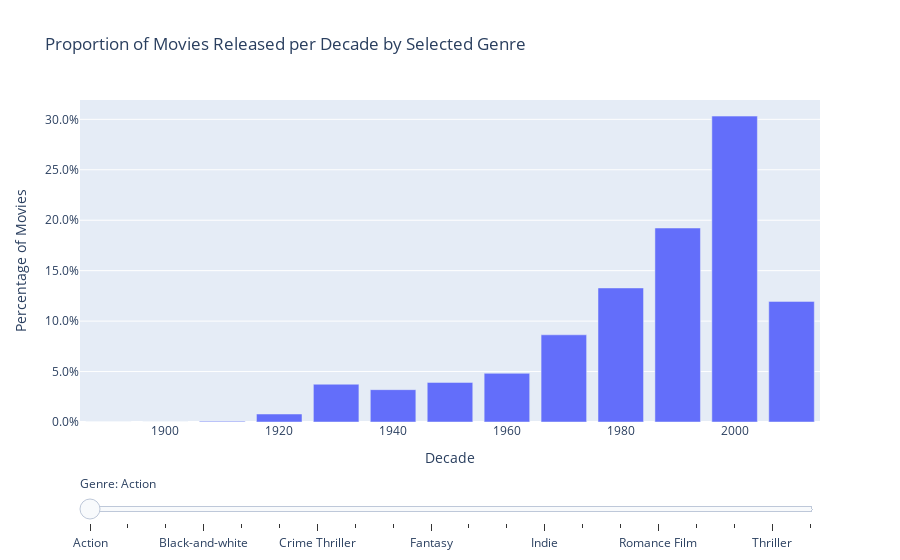

Source (notebook cell):
### Markdown cell above
## COMMENTER

### Code cell
ig = go.Figure()

for genre in movies_per_decade_genres_20_percentage.index:
    fig.add_trace(go.Bar(
        x=movies_per_decade_genres_20_percentage.columns,  # Decades
        y=movies_per_decade_genres_20_percentage.loc[genre],  # Percentage values for each decade
        name=genre,
        visible=False  
    ))

fig.data[0].visible = True

# Create the slider steps for each genre
steps = []
for i, genre in enumerate(movies_per_decade_genres_20_percentage.index):
    step = dict(
        method="update",
        args=[{"visible": [False] * len(fig.data)}],  
        label=genre
    )
    step["args"][0]["visible"][i] = True  
    steps.append(step)

# Create slider
sliders = [dict(
    active=0,
    currentvalue={"prefix": "Genre: "},
    pad={"t": 50},
    steps=steps
)]

# Update the layout to include the slider
fig.update_layout(
    sliders=sliders,
    title='Proportion of Movies Released per Decade by Selected Genre',
    xaxis_title='Decade',
    yaxis_title='Percentage of Movies',
    yaxis=dict(tickformat=".1%"),
    barmode='group'
)

# Show the plot
fig.show()

### Figure 1 — Plotly figure (JSON) as saved in the notebook; plotly's stock layout.template omitted (floating-point values rounded to 4 significant figures)
{"data": [{"name": "Action", "type": "bar", "visible": true, "x": [1890, 1900, 1910, 1920, 1930, 1940, 1950, 1960, 1970, 1980, 1990, 2000, 2010], "y": [0, 0, 0.0007202, 0.007922, 0.03745, 0.03205, 0.03925, 0.04825, 0.08642, 0.1329, 0.1923, 0.3032, 0.1196]}, {"name": "Action/Adventure", "type": "bar", "visible": false, "x": [1890, 1900, 1910, 1920, 1930, 1940, 1950, 1960, 1970, 1980, 1990, 2000, 2010], "y": [0, 0, 0.0009447, 0.01228, 0.03732, 0.03118, 0.05432, 0.0581, 0.09447, 0.1497, 0.1828, 0.3089, 0.06991]}, {"name": "Adventure", "type": "bar", "visible": false, "x": [1890, 1900, 1910, 1920, 1930, 1940, 1950, 1960, 1970, 1980, 1990, 2000, 2010], "y": [0, 0, 0.009361, 0.01156, 0.06333, 0.05562, 0.06553, 0.06718, 0.08095, 0.1421, 0.1724, 0.2517, 0.0804]}, {"name": "Black-and-white", "type": "bar", "visible": false, "x": [1890, 1900, 1910, 1920, 1930, 1940, 1950, 1960, 1970, 1980, 1990, 2000, 2010], "y": [0, 0.01681, 0.08533, 0.1176, 0.287, 0.2767, 0.1241, 0.06399, 0.00905, 0.004525, 0.005818, 0.006464, 0.002586]}, {"name": "Comedy", "type": "bar", "visible": false, "x": [1890, 1900, 1910, 1920, 1930, 1940, 1950, 1960, 1970, 1980, 1990, 2000, 2010], "y": [0, 0, 0.0042, 0.0102, 0.0396, 0.05281, 0.0378, 0.05611, 0.06091, 0.1362, 0.213, 0.3234, 0.06571]}, {"name": "Crime Fiction", "type": "bar", "visible": false, "x": [1890, 1900, 1910, 1920, 1930, 1940, 1950, 1960, 1970, 1980, 1990, 2000, 2010], "y": [0, 0, 0, 0.01722, 0.03625, 0.06751, 0.06525, 0.03942, 0.08881, 0.1137, 0.203, 0.3068, 0.06208]}, {"name": "Crime Thriller", "type": "bar", "visible": false, "x": [1890, 1900, 1910, 1920, 1930, 1940, 1950, 1960, 1970, 1980, 1990, 2000, 2010], "y": [0, 0, 0, 0.003693, 0.02585, 0.07387, 0.05263, 0.02955, 0.07664, 0.1108, 0.2244, 0.3573, 0.04524]}, {"name": "Drama", "type": "bar", "visible": false, "x": [1890, 1900, 1910, 1920, 1930, 1940, 1950, 1960, 1970, 1980, 1990, 2000, 2010], "y": [0.0005731, 0.004728, 0.02006, 0.02307, 0.048, 0.06734, 0.07322, 0.06047, 0.08225, 0.1039, 0.1648, 0.2777, 0.07394]}, {"name": "Family Film", "type": "bar", "visible": false, "x": [1890, 1900, 1910, 1920, 1930, 1940, 1950, 1960, 1970, 1980, 1990, 2000, 2010], "y": [0, 0.0007698, 0.0007698, 0.006159, 0.04927, 0.05928, 0.07698, 0.07082, 0.05774, 0.144, 0.2279, 0.2525, 0.05389]}, {"name": "Fantasy", "type": "bar", "visible": false, "x": [1890, 1900, 1910, 1920, 1930, 1940, 1950, 1960, 1970, 1980, 1990, 2000, 2010], "y": [0, 0.0064, 0.0176, 0.0136, 0.0304, 0.0464, 0.0424, 0.036, 0.0536, 0.1544, 0.216, 0.3064, 0.0768]}, {"name": "Film adaptation", "type": "bar", "visible": false, "x": [1890, 1900, 1910, 1920, 1930, 1940, 1950, 1960, 1970, 1980, 1990, 2000, 2010], "y": [0, 0, 0, 0.01538, 0.06878, 0.06244, 0.06968, 0.07964, 0.1095, 0.09864, 0.1919, 0.2751, 0.02896]}, {"name": "Horror", "type": "bar", "visible": false, "x": [1890, 1900, 1910, 1920, 1930, 1940, 1950, 1960, 1970, 1980, 1990, 2000, 2010], "y": [0, 0.0009234, 0.004617, 0.009695, 0.03924, 0.02585, 0.04386, 0.05402, 0.1159, 0.1639, 0.1302, 0.3259, 0.08587]}, {"name": "Indie", "type": "bar", "visible": false, "x": [1890, 1900, 1910, 1920, 1930, 1940, 1950, 1960, 1970, 1980, 1990, 2000, 2010], "y": [0, 0.01608, 0.06752, 0.07974, 0.001929, 0.0006431, 0.007717, 0.02765, 0.06109, 0.1338, 0.1955, 0.3698, 0.03859]}, {"name": "Mystery", "type": "bar", "visible": false, "x": [1890, 1900, 1910, 1920, 1930, 1940, 1950, 1960, 1970, 1980, 1990, 2000, 2010], "y": [0, 0, 0, 0.01276, 0.06306, 0.1051, 0.05781, 0.04354, 0.09234, 0.1104, 0.1464, 0.3041, 0.06456]}, {"name": "Period piece", "type": "bar", "visible": false, "x": [1890, 1900, 1910, 1920, 1930, 1940, 1950, 1960, 1970, 1980, 1990, 2000, 2010], "y": [0, 0, 0, 0.002268, 0.02381, 0.02381, 0.03061, 0.02268, 0.1111, 0.09524, 0.263, 0.3855, 0.04195]}, {"name": "Romance Film", "type": "bar", "visible": false, "x": [1890, 1900, 1910, 1920, 1930, 1940, 1950, 1960, 1970, 1980, 1990, 2000, 2010], "y": [0, 0.001998, 0.004794, 0.01358, 0.05793, 0.07111, 0.07431, 0.05553, 0.05154, 0.09708, 0.1906, 0.3108, 0.07072]}, {"name": "Romantic drama", "type": "bar", "visible": false, "x": [1890, 1900, 1910, 1920, 1930, 1940, 1950, 1960, 1970, 1980, 1990, 2000, 2010], "y": [0, 0, 0, 0.01303, 0.04409, 0.06713, 0.06713, 0.0491, 0.05511, 0.1092, 0.2134, 0.3357, 0.04609]}, {"name": "Science Fiction", "type": "bar", "visible": false, "x": [1890, 1900, 1910, 1920, 1930, 1940, 1950, 1960, 1970, 1980, 1990, 2000, 2010], "y": [0, 0, 0.005038, 0.007557, 0.01595, 0.01511, 0.06549, 0.0445, 0.09152, 0.1881, 0.1629, 0.3107, 0.0932]}, {"name": "Thriller", "type": "bar", "visible": false, "x": [1890, 1900, 1910, 1920, 1930, 1940, 1950, 1960, 1970, 1980, 1990, 2000, 2010], "y": [0, 0, 0.0008056, 0.003491, 0.02041, 0.0478, 0.04055, 0.03706, 0.08136, 0.1155, 0.1915, 0.3555, 0.1061]}, {"name": "World cinema", "type": "bar", "visible": false, "x": [1890, 1900, 1910, 1920, 1930, 1940, 1950, 1960, 1970, 1980, 1990, 2000, 2010], "y": [0, 0, 0.0009208, 0.006446, 0.007366, 0.02026, 0.02947, 0.05709, 0.07459, 0.1169, 0.1667, 0.4779, 0.04236]}, {"name": "Action", "type": "bar", "visible": false, "x": [1890, 1900, 1910, 1920, 1930, 1940, 1950, 1960, 1970, 1980, 1990, 2000, 2010], "y": [0, 0, 0.0007202, 0.007922, 0.03745, 0.03205, 0.03925, 0.04825, 0.08642, 0.1329, 0.1923, 0.3032, 0.1196]}, {"name": "Action/Adventure", "type": "bar", "visible": false, "x": [1890, 1900, 1910, 1920, 1930, 1940, 1950, 1960, 1970, 1980, 1990, 2000, 2010], "y": [0, 0, 0.0009447, 0.01228, 0.03732, 0.03118, 0.05432, 0.0581, 0.09447, 0.1497, 0.1828, 0.3089, 0.06991]}, {"name": "Adventure", "type": "bar", "visible": false, "x": [1890, 1900, 1910, 1920, 1930, 1940, 1950, 1960, 1970, 1980, 1990, 2000, 2010], "y": [0, 0, 0.009361, 0.01156, 0.06333, 0.05562, 0.06553, 0.06718, 0.08095, 0.1421, 0.1724, 0.2517, 0.0804]}, {"name": "Black-and-white", "type": "bar", "visible": false, "x": [1890, 1900, 1910, 1920, 1930, 1940, 1950, 1960, 1970, 1980, 1990, 2000, 2010], "y": [0, 0.01681, 0.08533, 0.1176, 0.287, 0.2767, 0.1241, 0.06399, 0.00905, 0.004525, 0.005818, 0.006464, 0.002586]}, {"name": "Comedy", "type": "bar", "visible": false, "x": [1890, 1900, 1910, 1920, 1930, 1940, 1950, 1960, 1970, 1980, 1990, 2000, 2010], "y": [0, 0, 0.0042, 0.0102, 0.0396, 0.05281, 0.0378, 0.05611, 0.06091, 0.1362, 0.213, 0.3234, 0.06571]}, {"name": "Crime Fiction", "type": "bar", "visible": false, "x": [1890, 1900, 1910, 1920, 1930, 1940, 1950, 1960, 1970, 1980, 1990, 2000, 2010], "y": [0, 0, 0, 0.01722, 0.03625, 0.06751, 0.06525, 0.03942, 0.08881, 0.1137, 0.203, 0.3068, 0.06208]}, {"name": "Crime Thriller", "type": "bar", "visible": false, "x": [1890, 1900, 1910, 1920, 1930, 1940, 1950, 1960, 1970, 1980, 1990, 2000, 2010], "y": [0, 0, 0, 0.003693, 0.02585, 0.07387, 0.05263, 0.02955, 0.07664, 0.1108, 0.2244, 0.3573, 0.04524]}, {"name": "Drama", "type": "bar", "visible": false, "x": [1890, 1900, 1910, 1920, 1930, 1940, 1950, 1960, 1970, 1980, 1990, 2000, 2010], "y": [0.0005731, 0.004728, 0.02006, 0.02307, 0.048, 0.06734, 0.07322, 0.06047, 0.08225, 0.1039, 0.1648, 0.2777, 0.07394]}, {"name": "Family Film", "type": "bar", "visible": false, "x": [1890, 1900, 1910, 1920, 1930, 1940, 1950, 1960, 1970, 1980, 1990, 2000, 2010], "y": [0, 0.0007698, 0.0007698, 0.006159, 0.04927, 0.05928, 0.07698, 0.07082, 0.05774, 0.144, 0.2279, 0.2525, 0.05389]}, {"name": "Fantasy", "type": "bar", "visible": false, "x": [1890, 1900, 1910, 1920, 1930, 1940, 1950, 1960, 1970, 1980, 1990, 2000, 2010], "y": [0, 0.0064, 0.0176, 0.0136, 0.0304, 0.0464, 0.0424, 0.036, 0.0536, 0.1544, 0.216, 0.3064, 0.0768]}, {"name": "Film adaptation", "type": "bar", "visible": false, "x": [1890, 1900, 1910, 1920, 1930, 1940, 1950, 1960, 1970, 1980, 1990, 2000, 2010], "y": [0, 0, 0, 0.01538, 0.06878, 0.06244, 0.06968, 0.07964, 0.1095, 0.09864, 0.1919, 0.2751, 0.02896]}, {"name": "Horror", "type": "bar", "visible": false, "x": [1890, 1900, 1910, 1920, 1930, 1940, 1950, 1960, 1970, 1980, 1990, 2000, 2010], "y": [0, 0.0009234, 0.004617, 0.009695, 0.03924, 0.02585, 0.04386, 0.05402, 0.1159, 0.1639, 0.1302, 0.3259, 0.08587]}, {"name": "Indie", "type": "bar", "visible": false, "x": [1890, 1900, 1910, 1920, 1930, 1940, 1950, 1960, 1970, 1980, 1990, 2000, 2010], "y": [0, 0.01608, 0.06752, 0.07974, 0.001929, 0.0006431, 0.007717, 0.02765, 0.06109, 0.1338, 0.1955, 0.3698, 0.03859]}, {"name": "Mystery", "type": "bar", "visible": false, "x": [1890, 1900, 1910, 1920, 1930, 1940, 1950, 1960, 1970, 1980, 1990, 2000, 2010], "y": [0, 0, 0, 0.01276, 0.06306, 0.1051, 0.05781, 0.04354, 0.09234, 0.1104, 0.1464, 0.3041, 0.06456]}, {"name": "Period piece", "type": "bar", "visible": false, "x": [1890, 1900, 1910, 1920, 1930, 1940, 1950, 1960, 1970, 1980, 1990, 2000, 2010], "y": [0, 0, 0, 0.002268, 0.02381, 0.02381, 0.03061, 0.02268, 0.1111, 0.09524, 0.263, 0.3855, 0.04195]}, {"name": "Romance Film", "type": "bar", "visible": false, "x": [1890, 1900, 1910, 1920, 1930, 1940, 1950, 1960, 1970, 1980, 1990, 2000, 2010], "y": [0, 0.001998, 0.004794, 0.01358, 0.05793, 0.07111, 0.07431, 0.05553, 0.05154, 0.09708, 0.1906, 0.3108, 0.07072]}, {"name": "Romantic drama", "type": "bar", "visible": false, "x": [1890, 1900, 1910, 1920, 1930, 1940, 1950, 1960, 1970, 1980, 1990, 2000, 2010], "y": [0, 0, 0, 0.01303, 0.04409, 0.06713, 0.06713, 0.0491, 0.05511, 0.1092, 0.2134, 0.3357, 0.04609]}, {"name": "Science Fiction", "type": "bar", "visible": false, "x": [1890, 1900, 1910, 1920, 1930, 1940, 1950, 1960, 1970, 1980, 1990, 2000, 2010], "y": [0, 0, 0.005038, 0.007557, 0.01595, 0.01511, 0.06549, 0.0445, 0.09152, 0.1881, 0.1629, 0.3107, 0.0932]}, {"name": "Thriller", "type": "bar", "visible": false, "x": [1890, 1900, 1910, 1920, 1930, 1940, 1950, 1960, 1970, 1980, 1990, 2000, 2010], "y": [0, 0, 0.0008056, 0.003491, 0.02041, 0.0478, 0.04055, 0.03706, 0.08136, 0.1155, 0.1915, 0.3555, 0.1061]}, {"name": "World cinema", "type": "bar", "visible": false, "x": [1890, 1900, 1910, 1920, 1930, 1940, 1950, 1960, 1970, 1980, 1990, 2000, 2010], "y": [0, 0, 0.0009208, 0.006446, 0.007366, 0.02026, 0.02947, 0.05709, 0.07459, 0.1169, 0.1667, 0.4779, 0.04236]}], "layout": {"barmode": "group", "sliders": [{"active": 0, "currentvalue": {"prefix": "Genre: "}, "pad": {"t": 50}, "steps": [{"args": [{"visible": [true, false, false, false, false, false, false, false, false, false, false, false, false, false, false, false, false, false, false, false, false, false, false, false, false, false, false, false, false, false, false, false, false, false, false, false, false, false, false, false]}], "label": "Action", "method": "update"}, {"args": [{"visible": [false, true, false, false, false, false, false, false, false, false, false, false, false, false, false, false, false, false, false, false, false, false, false, false, false, false, false, false, false, false, false, false, false, false, false, false, false, false, false, false]}], "label": "Action/Adventure", "method": "update"}, {"args": [{"visible": [false, false, true, false, false, false, false, false, false, false, false, false, false, false, false, false, false, false, false, false, false, false, false, false, false, false, false, false, false, false, false, false, false, false, false, false, false, false, false, false]}], "label": "Adventure", "method": "update"}, {"args": [{"visible": [false, false, false, true, false, false, false, false, false, false, false, false, false, false, false, false, false, false, false, false, false, false, false, false, false, false, false, false, false, false, false, false, false, false, false, false, false, false, false, false]}], "label": "Black-and-white", "method": "update"}, {"args": [{"visible": [false, false, false, false, true, false, false, false, false, false, false, false, false, false, false, false, false, false, false, false, false, false, false, false, false, false, false, false, false, false, false, false, false, false, false, false, false, false, false, false]}], "label": "Comedy", "method": "update"}, {"args": [{"visible": [false, false, false, false, false, true, false, false, false, false, false, false, false, false, false, false, false, false, false, false, false, false, false, false, false, false, false, false, false, false, false, false, false, false, false, false, false, false, false, false]}], "label": "Crime Fiction", "method": "update"}, {"args": [{"visible": [false, false, false, false, false, false, true, false, false, false, false, false, false, false, false, false, false, false, false, false, false, false, false, false, false, false, false, false, false, false, false, false, false, false, false, false, false, false, false, false]}], "label": "Crime Thriller", "method": "update"}, {"args": [{"visible": [false, false, false, false, false, false, false, true, false, false, false, false, false, false, false, false, false, false, false, false, false, false, false, false, false, false, false, false, false, false, false, false, false, false, false, false, false, false, false, false]}], "label": "Drama", "method": "update"}, {"args": [{"visible": [false, false, false, false, false, false, false, false, true, false, false, false, false, false, false, false, false, false, false, false, false, false, false, false, false, false, false, false, false, false, false, false, false, false, false, false, false, false, false, false]}], "label": "Family Film", "method": "update"}, {"args": [{"visible": [false, false, false, false, false, false, false, false, false, true, false, false, false, false, false, false, false, false, false, false, false, false, false, false, false, false, false, false, false, false, false, false, false, false, false, false, false, false, false, false]}], "label": "Fantasy", "method": "update"}, {"args": [{"visible": [false, false, false, false, false, false, false, false, false, false, true, false, false, false, false, false, false, false, false, false, false, false, false, false, false, false, false, false, false, false, false, false, false, false, false, false, false, false, false, false]}], "label": "Film adaptation", "method": "update"}, {"args": [{"visible": [false, false, false, false, false, false, false, false, false, false, false, true, false, false, false, false, false, false, false, false, false, false, false, false, false, false, false, false, false, false, false, false, false, false, false, false, false, false, false, false]}], "label": "Horror", "method": "update"}, {"args": [{"visible": [false, false, false, false, false, false, false, false, false, false, false, false, true, false, false, false, false, false, false, false, false, false, false, false, false, false, false, false, false, false, false, false, false, false, false, false, false, false, false, false]}], "label": "Indie", "method": "update"}, {"args": [{"visible": [false, false, false, false, false, false, false, false, false, false, false, false, false, true, false, false, false, false, false, false, false, false, false, false, false, false, false, false, false, false, false, false, false, false, false, false, false, false, false, false]}], "label": "Mystery", "method": "update"}, {"args": [{"visible": [false, false, false, false, false, false, false, false, false, false, false, false, false, false, true, false, false, false, false, false, false, false, false, false, false, false, false, false, false, false, false, false, false, false, false, false, false, false, false, false]}], "label": "Period piece", "method": "update"}, {"args": [{"visible": [false, false, false, false, false, false, false, false, false, false, false, false, false, false, false, true, false, false, false, false, false, false, false, false, false, false, false, false, false, false, false, false, false, false, false, false, false, false, false, false]}], "label": "Romance Film", "method": "update"}, {"args": [{"visible": [false, false, false, false, false, false, false, false, false, false, false, false, false, false, false, false, true, false, false, false, false, false, false, false, false, false, false, false, false, false, false, false, false, false, false, false, false, false, false, false]}], "label": "Romantic drama", "method": "update"}, {"args": [{"visible": [false, false, false, false, false, false, false, false, false, false, false, false, false, false, false, false, false, true, false, false, false, false, false, false, false, false, false, false, false, false, false, false, false, false, false, false, false, false, false, false]}], "label": "Science Fiction", "method": "update"}, {"args": [{"visible": [false, false, false, false, false, false, false, false, false, false, false, false, false, false, false, false, false, false, true, false, false, false, false, false, false, false, false, false, false, false, false, false, false, false, false, false, false, false, false, false]}], "label": "Thriller", "method": "update"}, {"args": [{"visible": [false, false, false, false, false, false, false, false, false, false, false, false, false, false, false, false, false, false, false, true, false, false, false, false, false, false, false, false, false, false, false, false, false, false, false, false, false, false, false, false]}], "label": "World cinema", "method": "update"}]}], "title": {"text": "Proportion of Movies Released per Decade by Selected Genre"}, "xaxis": {"title": {"text": "Decade"}}, "yaxis": {"tickformat": ".1%", "title": {"text": "Percentage of Movies"}}}}
